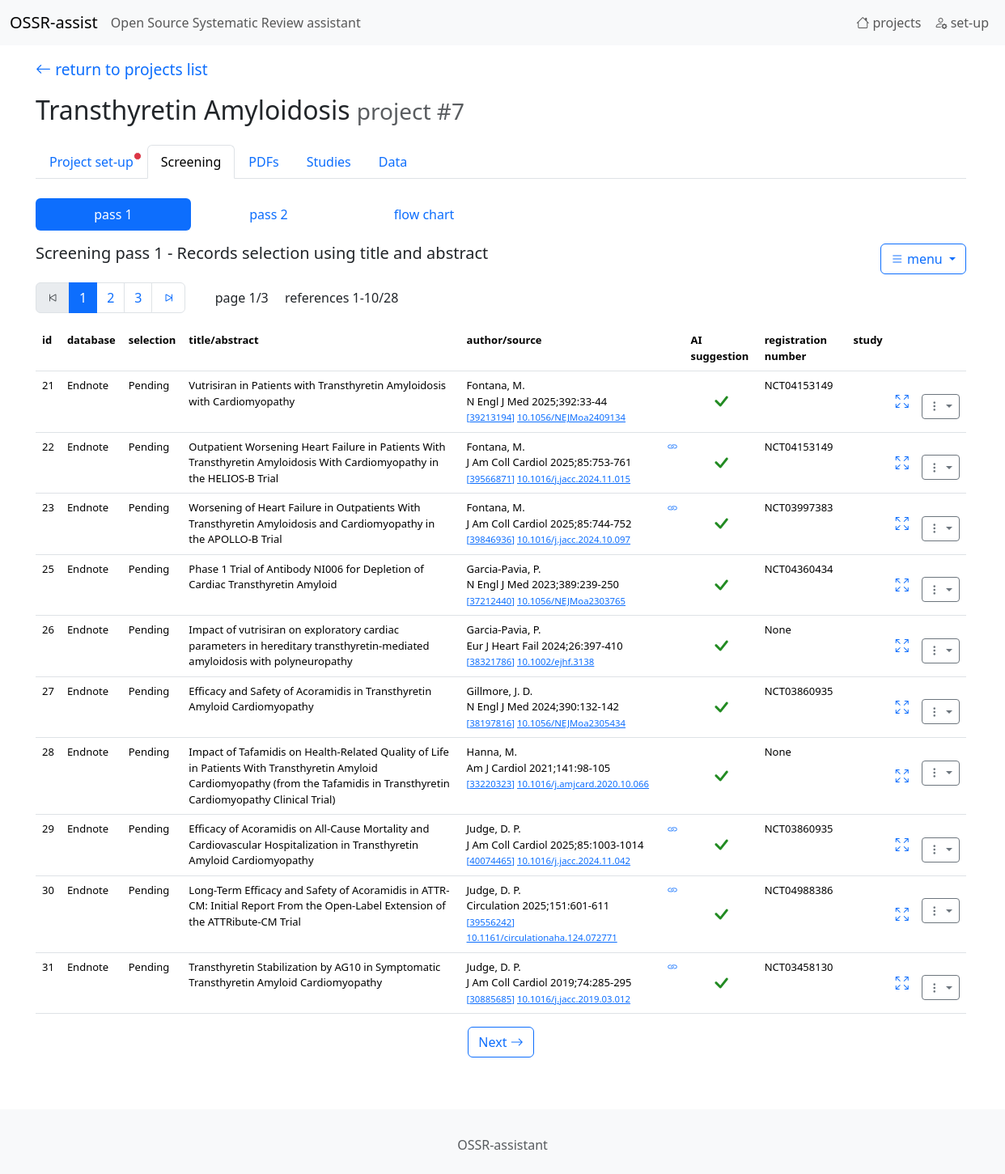
The app's page /records/list/7/, older data.
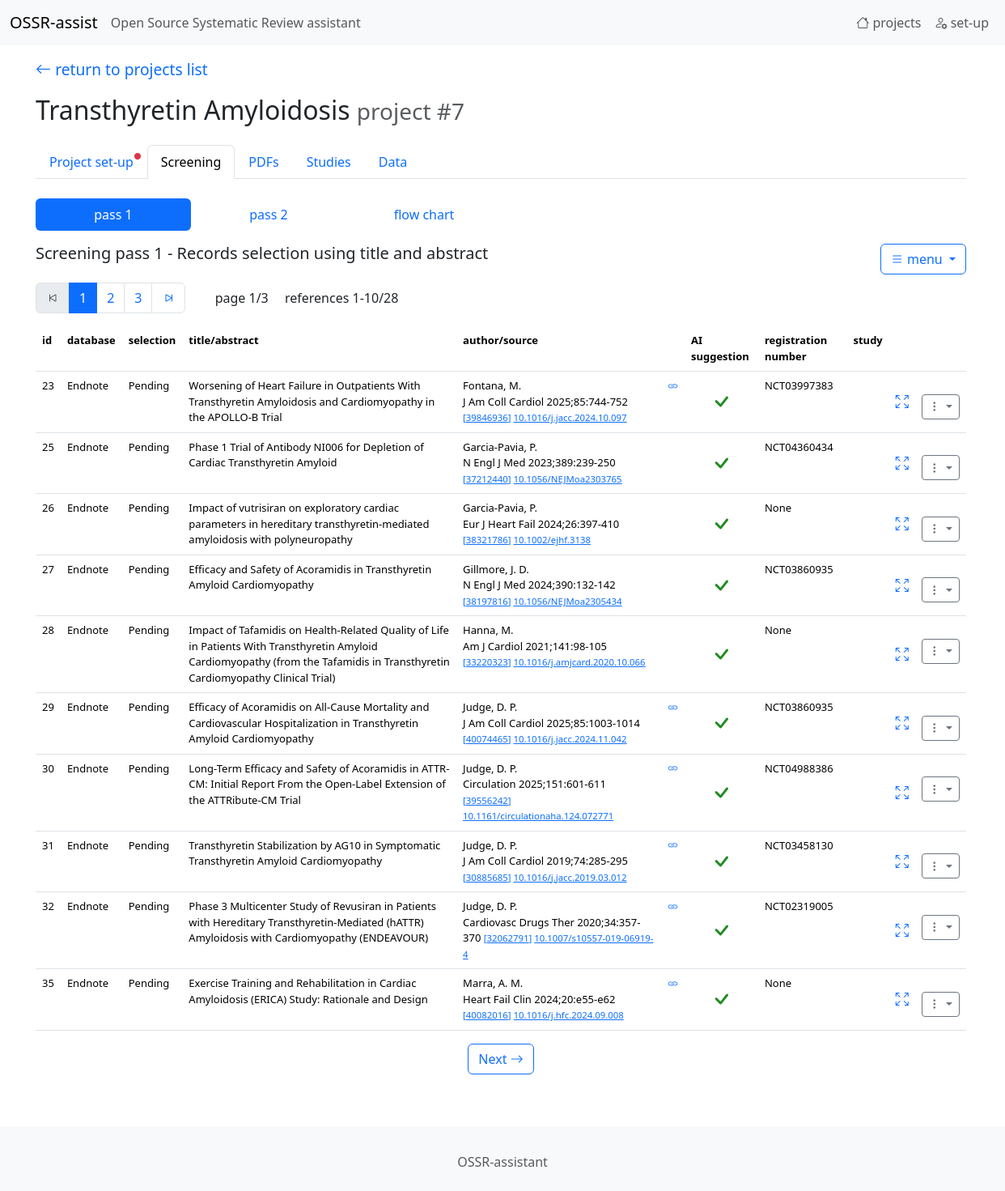
The same page, newer data.
### tables this page shows
CREATE TABLE "records"
(
    id                  integer
        constraint records_pk
            primary key,
    project             integer,
    pmid                integer,
    DOI                 TEXT,
    source              TEXT,
    abstract            TEXT,
    AI_decision         integer default 0,
    AI_answer           TEXT,
    url                 TEXT,
    registration_number TEXT,
    acronym             TEXT,
    author1             TEXT,
    title               TEXT,
    selection           integer default 0,
    exclusion_reason    integer default 0,
    database            integer default 0
);

### app.py (the view)
@app.route('/records/list/<int:project_id>/', defaults={'pass_number': 1, 'page': 1})
@app.route('/records/list/<int:project_id>/<int:pass_number>/', defaults={'page': 1})
@app.route('/records/list/<int:project_id>/<int:pass_number>/<int:page>')
def endpoint_records_list(project_id, pass_number, page):
    return records_list(project_id, pass_number, page)

### AI_utils.py (called while the page is built)
def is_API_KEY_available(llm_name):
    if llm_name == "openai":
        if "OPENAI_API_KEY" in os.environ and os.environ["OPENAI_API_KEY"]!="": return True
    elif llm_name == "claude":
        if "ANTHROPIC_API_KEY" in os.environ and os.environ["ANTHROPIC_API_KEY"] != "": return True
    elif llm_name == "deepseek":
        if "HYPERBOLIC_API_KEY" in os.environ and os.environ["HYPERBOLIC_API_KEY"] != "": return True
    elif llm_name == "mistral":
        if "MISTRAL_API_KEY" in os.environ and os.environ["MISTRAL_API_KEY"] != "": return True
    return False

def is_primary_LLM_available():
    if current_app.config["LLM_NAME"] is None or current_app.config["LLM_NAME"].strip()=="": return False
    llm_name = current_app.config["LLM_NAME"]
    if is_API_KEY_available(llm_name): return True
    return False

### utils.py (called while the page is built)
def get_db_connection():
    conn = sqlite3.connect(DB_PATH)
    conn.row_factory = sqlite3.Row
    return conn

def sql_select_fetchone(sql, parameters):
    with get_db_connection() as con:
        cur = con.cursor()
        res = cur.execute(sql, parameters)
        r = res.fetchone()
    return r

### templates/records_list.html (shortened to what the changed rows need)
{% extends 'base.html' %}
{% block content %}
    {% set page = 'screening' %}
    {% include '_navbar1.html' %}
    {% if records %}
        <table class="table table-condensed table-hover" style="font-size: small;">
            <tr>
                <th>id</th>
                <th>database</th>
                <th>selection</th>
                <th>title/abstract</th>
                <th>author/source</th>
                <th></th>
                <th>AI suggestion</th>
                <th>registration number</th>
                <th>study</th>
                <th></th>
                <th></th>
            </tr>
            {% for record in records %}
                <tr class="{{ record["selection_class"] }}">
                    <td>{{ record["id"] }}</td>
                    <td>{{ record["database"] }}</td>
                    <td>
                        {% if record["exclusion_reason"]!=0 %}
                            <span data-bs-toggle="popover" data-bs-title="Exclusion reason" data-bs-html="true"
                                  data-bs-placement="bottom" data-bs-trigger="hover" data-bs-container="body"
                                  data-bs-content="{{ record["exclusion_reason_text"] }}">
                        {{ record["selection_text"] }} ({{ record["selection"] }})
                    </span>
                        {% else %}
                            {{ record["selection_text"] }}
                        {% endif %}
                    </td>
                    <td>
                <span data-bs-toggle="popover" data-bs-title="Abstract" data-bs-html="true" data-bs-placement="bottom"
                      data-bs-trigger="hover" data-bs-container="body"
                      data-bs-custom-class="popover-custom"
                      data-bs-content="{{ record["abstract"] }}">
                    {{ record["title"] }}
                </span>
                    </td>
                    <td>
                        {{ record["author1"] }} <br/> {{ record["source"] }}
                        <small>
                            <a href="https://pubmed.ncbi.nlm.nih.gov/{{ record["pmid"] }}/"
                               target="_blank">[{{ record["pmid"] }}]</a>
                            <a href="https://doi.org/{{ record["DOI"] }}/" target="_blank">{{ record["DOI"] }}</a>
                        </small>
                    </td>
                    <td>
                        {% if record['url']!="" and  record['url'] is not none %}
                            <a href="{{ record['url'] }}" target="_blank">
                                <i class="bi bi-link"></i>
                            </a>
                        {% endif %}
                    </td>
                    <td class="align-middle text-center">
                        <span data-bs-toggle="popover" data-bs-title="AI screening" data-bs-html="true"
                              data-bs-placement="bottom" data-bs-trigger="hover" data-bs-container="body"
                              data-bs-custom-class="popover-custom"
                              data-bs-content="{{ record["AI_answer"] | safe }}">
                            {{ record["AI_decision"] | safe }}
                        </span>
                    </td>
                    <td>{{ record["registration_number"] }}</td>
                    <td>
                    </td>
                    <td class="" style="vertical-align: middle;">
                        {% if pass_number==1 %}
                            <a href="/records/screening_pass1_window/{{ record["id"] }}/{{ project_id }}"><i
                                    class="bi bi-arrows-fullscreen" style="font-size: 1rem;"></i></a>
                        {% else %}
                            <a href="/records/screening_pass2_window/{{ record["id"] }}/{{ project_id }}"><i
                                    class="bi bi-arrows-fullscreen" style="font-size: 1rem;"></i></a>
                        {% endif %}
                    </td>
                    <td class="" style="margin-right: 2em; vertical-align: center;">&nbsp;
                        <div class="dropdown align-middle">
                            <button class="btn btn-outline-secondary btn-sm dropdown-toggle" type="button"
                                    data-bs-toggle="dropdown" aria-expanded="false">
                                <i class="bi bi-three-dots-vertical"></i>
                            </button>
                        </div>
                    </td>
                </tr>
            {% endfor %}
        </table>
    {% endif %}
{% endblock %}

Row changes from the older to the newer data that the page shows:
no longer on this page (row edited): records: id "21", database "Endnote", selection_text "Pending", title "Vutrisiran in Patients with Transthyretin Amyloidosis with Cardiomyopathy", author1 "Fontana, M.", source "N Engl J Med 2025;392:33-44", pmid "39213194", DOI "10.1056/NEJMoa2409134", registration_number "NCT04153149"
no longer on this page (row edited): records: id "22", database "Endnote", selection_text "Pending", title "Outpatient Worsening Heart Failure in Patients With Transthyretin Amyloidosis With Cardiomyopathy in the HELIOS-B Trial", author1 "Fontana, M.", source "J Am Coll Cardiol 2025;85:753-761", pmid "39566871", DOI "10.1016/j.jacc.2024.11.015", registration_number "NCT04153149"
now on this page (row unchanged): records: id "32", database "Endnote", selection_text "Pending", title "Phase 3 Multicenter Study of Revusiran in Patients with Hereditary Transthyretin-Mediated (hATTR) Amyloidosis with Cardiomyopathy (ENDEAVOUR)", author1 "Judge, D. P.", source "Cardiovasc Drugs Ther 2020;34:357-370", pmid "32062791", DOI "10.1007/s10557-019-06919-4", registration_number "NCT02319005"
now on this page (row unchanged): records: id "35", database "Endnote", selection_text "Pending", title "Exercise Training and Rehabilitation in Cardiac Amyloidosis (ERICA) Study: Rationale and Design", author1 "Marra, A. M.", source "Heart Fail Clin 2024;20:e55-e62", pmid "40082016", DOI "10.1016/j.hfc.2024.09.008", registration_number "None"
